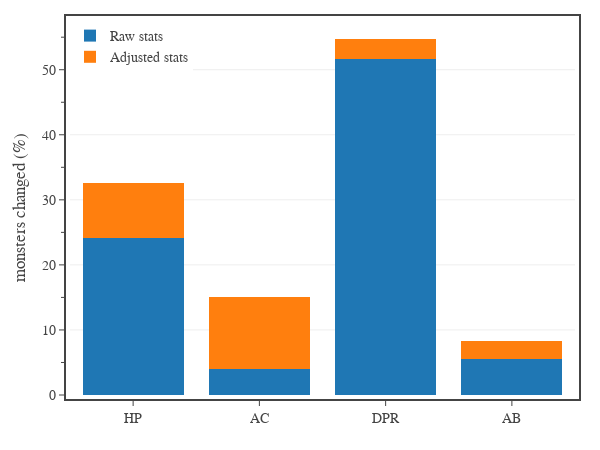

The cell this chart's notebook holds for it:
### Code cell
# plot the number of monsters by the type of change
# create figure
fig = go.Figure(
    layout=go.Layout(
        template=tfb.FIG_TEMPLATE,
        margin=dict(l=70, r=25, b=55, t=20, pad=4),
        barmode='stack',
        #xaxis=dict(title_text='change'),
        yaxis=dict(
            title_text='monsters changed (%)',
            #range=[0,100],
            tick0=0, dtick=10,
            minor=dict(tick0=0, dtick=5),
        ),
        legend=dict(
            xanchor='left', yanchor='top',
            x=0.00, y=1.00,
            orientation='v',
            tracegroupgap=0,
            traceorder='normal',
        )
    )
)

df1 = df0[df0['Book'].isin(['MPMotM','VGtM','MToF'])]
dfMP = pd.pivot_table(df1, 
    values=['HP','AC','AB','DPR',
            'adj HP','adj AC','adj AB','adj DPR',
            'eHP','eDPR','eXP',
            'eHP Ratio','eDPR Ratio','eXP Ratio','eXP Skew'], 
    index=['Monster', 'Legendary'], columns=['Legacy']).reset_index()
m_count = dfMP.shape[0]
print(m_count)

stats = ['HP', 'AC', 'DPR', 'AB']
data = {}
for stat in stats:
    data[stat] = np.sum((dfMP[stat][False] - dfMP[stat][True]) != 0)

fig.add_trace(go.Bar(
    x=np.array(list(data.keys())),
    y=np.array(list(data.values()))*(100/m_count),
    name='Raw stats',
    hovertemplate = ''
        + 'Raw %{y:,.1f}%'
        + '<extra></extra>'
))
print(data)

stats = ['HP', 'AC', 'DPR', 'AB']
for stat in stats:
    data[stat] = np.sum((dfMP[f'adj {stat}'][False] - dfMP[f'adj {stat}'][True]) != 0) - data[stat]

fig.add_trace(go.Bar(
    x=np.array(list(data.keys())),
    y=np.array(list(data.values()))*(100/m_count),
    name='Adjusted stats',
    hovertemplate = ''
        + 'Adjusted %{y:,.1f}%'
        + '<extra></extra>'
))
print(data)

# show figure
fig.update_layout(width=600, height=450, hovermode='x unified')
fig.show(config=tfb.FIG_CONFIG)

# save figures
if SAVEFIGS:
    fig.update_layout(autosize=True, width=None, height=None)
    tfb.save_fig_html(fig, format='large', name=f'./fig-stat-changes-large')
    tfb.save_fig_html(fig, format='small', name=f'./fig-stat-changes-small')

### Figure 1 — Plotly figure (JSON) as saved in the notebook; plotly's stock layout.template omitted (floating-point values rounded to 4 significant figures)
{"data": [{"hovertemplate": "Raw %{y:,.1f}%<extra></extra>", "name": "Raw stats", "type": "bar", "x": ["HP", "AC", "DPR", "AB"], "y": [24.21, 3.968, 51.59, 5.556]}, {"hovertemplate": "Adjusted %{y:,.1f}%<extra></extra>", "name": "Adjusted stats", "type": "bar", "x": ["HP", "AC", "DPR", "AB"], "y": [8.333, 11.11, 3.175, 2.778]}], "layout": {"barmode": "stack", "height": 450, "hovermode": "x unified", "legend": {"orientation": "v", "tracegroupgap": 0, "traceorder": "normal", "x": 0, "xanchor": "left", "y": 1, "yanchor": "top"}, "margin": {"b": 55, "l": 70, "pad": 4, "r": 25, "t": 20}, "width": 600, "yaxis": {"dtick": 10, "minor": {"dtick": 5, "tick0": 0}, "tick0": 0, "title": {"text": "monsters changed (%)"}}}}
